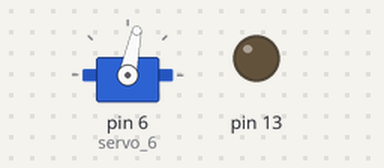
Recording of a sketch running on a simulated Arduino Uno, built with avr-gcc and run on an emulated ATmega328P. On the bench: servo, output pins drawn as LEDs (lit = HIGH).

Above: at 0.05 s.
At 1.95 s:
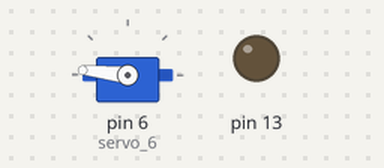
At 3.85 s:
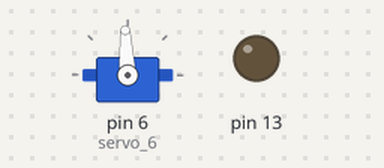
At 8.95 s:
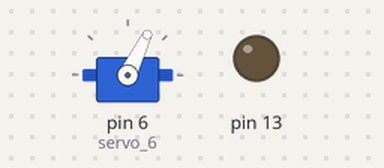
Timing chart, 0 to 11.8 s (numbered marks = the images above):
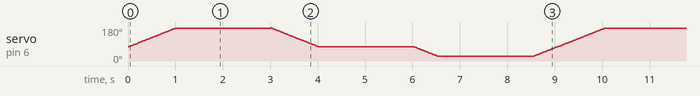

The sketch:

ServoCima.ino
```cpp
#include <Servo.h>

Servo servo_6;
int angMax = 175;//175 servo de cima
int angMin = 25;//25 servo de cima
int angMed = 75;//angulomedio
void setup()
{
  pinMode(13, OUTPUT);
  servo_6.attach(6);
  //ang = 0;
  servo_6.write(90);
}

void loop()
{
  //servo_6.write(0);
  //delay(1000); // Delay a little bit to improve simulation performance
  //ang = ang + 10;
  for(int i = angMed;i<angMax;i++){
    servo_6.write(i);
    delay(10);
  }
  delay(2000);
  for(int i = angMax;i>=angMed;i--){
    servo_6.write(i);
    delay(10);
  }
  delay(2000);
  for(int i = angMed;i>=angMin;i--){
    servo_6.write(i);
    delay(10);
  }
  delay(2000);
  for(int i = angMin;i<=angMed;i++){
    servo_6.write(i);
    delay(10);
  }
}
```
